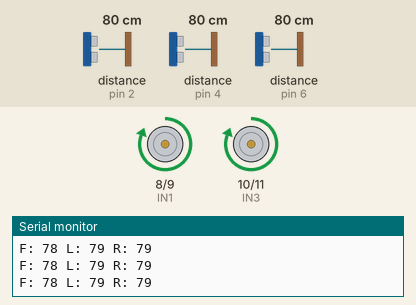
The sketch below on a simulated Arduino Uno, built with avr-gcc and run on an emulated ATmega328P. Shown: motor-driver pin pairs drawn as motors (green arrow = first pin HIGH = forward, orange = second pin HIGH = backward, longer = more drive), the last lines printed to the serial monitor. Wiring (inferred from the names in the program): 3 × ultrasonic range finder: trigger pin 3, echo pin 2 / trigger pin 5, echo pin 4 / trigger pin 7, echo pin 6. The test bench sets the inputs (shaded band); at power-on: distance to the obstacle (sensors on pin 6, pin 2, pin 4) 80 cm. The echo pulse lasts 58.3 µs per cm.

Above: at 1.2 s.
1.3 s: distance to the obstacle (sensor on pin 6) set to 23 cm
2.8 s: distance to the obstacle (sensor on pin 6) set to 19 cm
At 4.0 s:
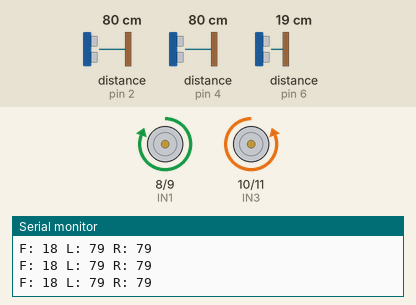
4.3 s: distance to the obstacle (sensor on pin 2) set to 77 cm
At 5.3 s:
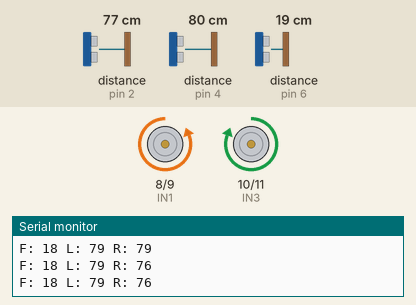
5.9 s: distance to the obstacle (sensor on pin 2) set to 120 cm
At 6.7 s:
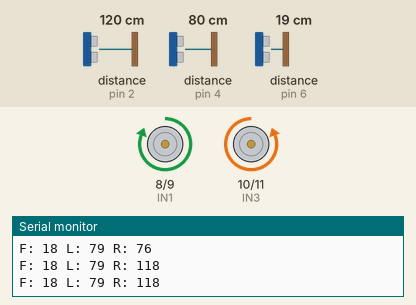
7.4 s: distance to the obstacle (sensor on pin 2) set to 2 cm
At 8.0 s:
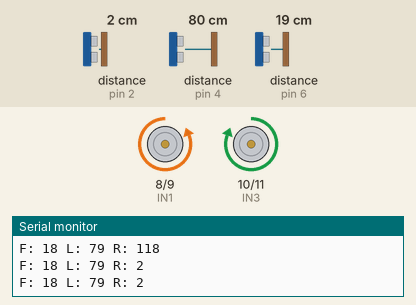
Timing chart, 0 to 9.9 s (numbered marks = the images above; inputs shaded):
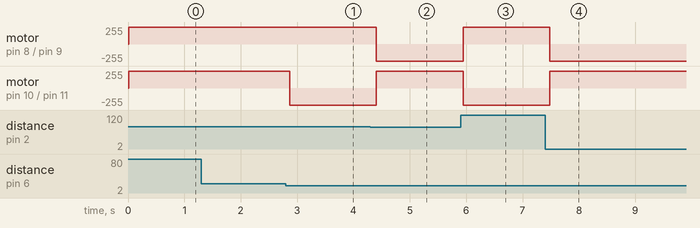

The sketch:

sketch_apr15a.ino
```cpp
// Motor pins
#define IN1 8
#define IN2 9
#define IN3 10
#define IN4 11

// Ultrasonic sensor pins
#define trigFront 7
#define echoFront 6
#define trigLeft 5
#define echoLeft 4
#define trigRight 3
#define echoRight 2

long getDistance(int trigPin, int echoPin) {
  digitalWrite(trigPin, LOW);
  delayMicroseconds(2);
  digitalWrite(trigPin, HIGH);
  delayMicroseconds(10);
  digitalWrite(trigPin, LOW);

  long duration = pulseIn(echoPin, HIGH, 20000);
  long distance = duration * 0.034 / 2;
  return (distance == 0 || distance > 400) ? 400 : distance;
}

void moveForward() {
  digitalWrite(IN1, HIGH);
  digitalWrite(IN2, LOW);
  digitalWrite(IN3, HIGH);
  digitalWrite(IN4, LOW);
}

void turnLeft() {
  digitalWrite(IN1, LOW);
  digitalWrite(IN2, HIGH);
  digitalWrite(IN3, HIGH);
  digitalWrite(IN4, LOW);
}

void turnRight() {
  digitalWrite(IN1, HIGH);
  digitalWrite(IN2, LOW);
  digitalWrite(IN3, LOW);
  digitalWrite(IN4, HIGH);
}

void stopMotors() {
  digitalWrite(IN1, LOW);
  digitalWrite(IN2, LOW);
  digitalWrite(IN3, LOW);
  digitalWrite(IN4, LOW);
}

void setup() {
  pinMode(IN1, OUTPUT);
  pinMode(IN2, OUTPUT);
  pinMode(IN3, OUTPUT);
  pinMode(IN4, OUTPUT);

  pinMode(trigFront, OUTPUT);
  pinMode(echoFront, INPUT);
  pinMode(trigLeft, OUTPUT);
  pinMode(echoLeft, INPUT);
  pinMode(trigRight, OUTPUT);
  pinMode(echoRight, INPUT);

  Serial.begin(9600);
}

void loop() {
  long front = getDistance(trigFront, echoFront);
  long left = getDistance(trigLeft, echoLeft);
  long right = getDistance(trigRight, echoRight);

  Serial.print("F: "); Serial.print(front);
  Serial.print(" L: "); Serial.print(left);
  Serial.print(" R: "); Serial.println(right);

  if (front > 20) {
    moveForward();
  } else if (left > right) {
    turnLeft();
    delay(400);
  } else {
    turnRight();
    delay(400);
  }
  delay(100);
}
```

Measured:
- the behaviour switches between 22 and 21 cm on distance to the obstacle (sensor on pin 6) (found by bisection; images 0 and 1)
- the behaviour switches between 80 and 79 cm on distance to the obstacle (sensor on pin 2) (found by bisection; images 1 and 2)
- after the input at 2.8 s, motor on pin 10 (IN3) / pin 11 (IN4): forward 255/255 → backward 255/255 after 0.07 s
- after the input at 4.3 s, motor on pin 8 (IN1) / pin 9 (IN2): forward 255/255 → backward 255/255 after 0.11 s; motor on pin 10 (IN3) / pin 11 (IN4): backward 255/255 → forward 255/255 after 0.11 s
- after the input at 5.9 s, motor on pin 8 (IN1) / pin 9 (IN2): backward 255/255 → forward 255/255 after 0.05 s; motor on pin 10 (IN3) / pin 11 (IN4): forward 255/255 → backward 255/255 after 0.05 s
- after the input at 7.4 s, motor on pin 8 (IN1) / pin 9 (IN2): forward 255/255 → backward 255/255 after 0.08 s; motor on pin 10 (IN3) / pin 11 (IN4): backward 255/255 → forward 255/255 after 0.08 s
